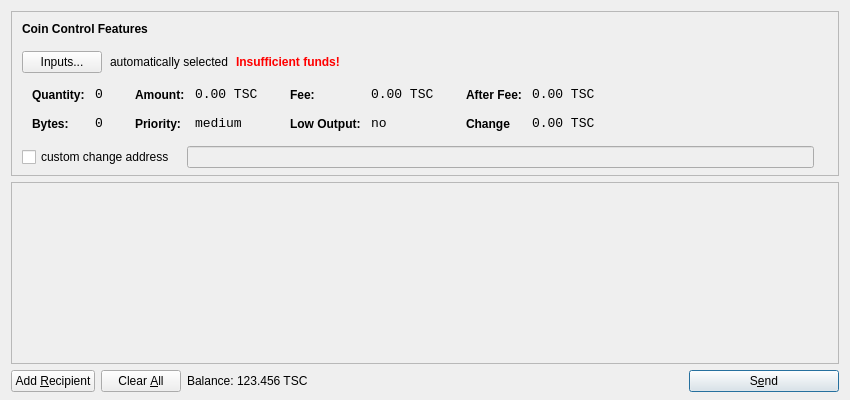
<?xml version="1.0" encoding="UTF-8"?>
<ui version="4.0">
 <class>SendCoinsDialog</class>
 <widget class="QDialog" name="SendCoinsDialog">
  <property name="geometry">
   <rect>
    <x>0</x>
    <y>0</y>
    <width>850</width>
    <height>400</height>
   </rect>
  </property>
  <property name="windowTitle">
   <string>Send Coins</string>
  </property>
  <layout class="QVBoxLayout" name="verticalLayout" stretch="0,1,0">
   <property name="bottomMargin">
    <number>8</number>
   </property>
   <item>
    <widget class="QFrame" name="frameCoinControl">
     <property name="sizePolicy">
      <sizepolicy hsizetype="Expanding" vsizetype="Expanding">
       <horstretch>0</horstretch>
       <verstretch>0</verstretch>
      </sizepolicy>
     </property>
     <property name="maximumSize">
      <size>
       <width>16777215</width>
       <height>16777215</height>
      </size>
     </property>
     <property name="frameShape">
      <enum>QFrame::StyledPanel</enum>
     </property>
     <property name="frameShadow">
      <enum>QFrame::Sunken</enum>
     </property>
     <layout class="QVBoxLayout" name="verticalLayoutCoinControl2">
      <property name="spacing">
       <number>-1</number>
      </property>
      <property name="leftMargin">
       <number>0</number>
      </property>
      <property name="topMargin">
       <number>0</number>
      </property>
      <property name="rightMargin">
       <number>0</number>
      </property>
      <property name="bottomMargin">
       <number>6</number>
      </property>
      <item>
       <layout class="QVBoxLayout" name="verticalLayoutCoinControl" stretch="0,0,0,0,1">
        <property name="spacing">
         <number>0</number>
        </property>
        <property name="leftMargin">
         <number>10</number>
        </property>
        <property name="topMargin">
         <number>10</number>
        </property>
        <item>
         <layout class="QHBoxLayout" name="horizontalLayoutCoinControl1">
          <property name="bottomMargin">
           <number>15</number>
          </property>
          <item>
           <widget class="QLabel" name="labelCoinControlFeatures">
            <property name="sizePolicy">
             <sizepolicy hsizetype="Preferred" vsizetype="Maximum">
              <horstretch>0</horstretch>
              <verstretch>0</verstretch>
             </sizepolicy>
            </property>
            <property name="font">
             <font>
              <weight>75</weight>
              <bold>true</bold>
             </font>
            </property>
            <property name="styleSheet">
             <string notr="true">font-weight:bold;</string>
            </property>
            <property name="text">
             <string>Coin Control Features</string>
            </property>
           </widget>
          </item>
         </layout>
        </item>
        <item>
         <layout class="QHBoxLayout" name="horizontalLayoutCoinControl2" stretch="0,0,0,0">
          <property name="spacing">
           <number>8</number>
          </property>
          <property name="bottomMargin">
           <number>10</number>
          </property>
          <item>
           <widget class="QPushButton" name="pushButtonCoinControl">
            <property name="styleSheet">
             <string notr="true"/>
            </property>
            <property name="text">
             <string>Inputs...</string>
            </property>
           </widget>
          </item>
          <item>
           <widget class="QLabel" name="labelCoinControlAutomaticallySelected">
            <property name="text">
             <string>automatically selected</string>
            </property>
            <property name="margin">
             <number>5</number>
            </property>
           </widget>
          </item>
          <item>
           <widget class="QLabel" name="labelCoinControlInsuffFunds">
            <property name="font">
             <font>
              <weight>75</weight>
              <bold>true</bold>
             </font>
            </property>
            <property name="styleSheet">
             <string notr="true">color:red;font-weight:bold;</string>
            </property>
            <property name="text">
             <string>Insufficient funds!</string>
            </property>
            <property name="margin">
             <number>5</number>
            </property>
           </widget>
          </item>
          <item>
           <spacer name="horizontalSpacerCoinControl">
            <property name="orientation">
             <enum>Qt::Horizontal</enum>
            </property>
            <property name="sizeHint" stdset="0">
             <size>
              <width>40</width>
              <height>1</height>
             </size>
            </property>
           </spacer>
          </item>
         </layout>
        </item>
        <item>
         <widget class="QWidget" name="widgetCoinControl" native="true">
          <property name="sizePolicy">
           <sizepolicy hsizetype="Preferred" vsizetype="Preferred">
            <horstretch>0</horstretch>
            <verstretch>0</verstretch>
           </sizepolicy>
          </property>
          <property name="minimumSize">
           <size>
            <width>0</width>
            <height>0</height>
           </size>
          </property>
          <property name="styleSheet">
           <string notr="true"/>
          </property>
          <layout class="QHBoxLayout" name="horizontalLayoutCoinControl5">
           <property name="margin">
            <number>0</number>
           </property>
           <item>
            <layout class="QHBoxLayout" name="horizontalLayoutCoinControl3" stretch="0,0,0,1">
             <property name="spacing">
              <number>20</number>
             </property>
             <property name="topMargin">
              <number>0</number>
             </property>
             <property name="bottomMargin">
              <number>10</number>
             </property>
             <item>
              <layout class="QFormLayout" name="formLayoutCoinControl1">
               <property name="horizontalSpacing">
                <number>10</number>
               </property>
               <property name="verticalSpacing">
                <number>14</number>
               </property>
               <property name="leftMargin">
                <number>10</number>
               </property>
               <property name="topMargin">
                <number>4</number>
               </property>
               <property name="rightMargin">
                <number>6</number>
               </property>
               <item row="0" column="0">
                <widget class="QLabel" name="labelCoinControlQuantityText">
                 <property name="styleSheet">
                  <string notr="true">font-weight:bold;</string>
                 </property>
                 <property name="text">
                  <string>Quantity:</string>
                 </property>
                 <property name="margin">
                  <number>0</number>
                 </property>
                </widget>
               </item>
               <item row="0" column="1">
                <widget class="QLabel" name="labelCoinControlQuantity">
                 <property name="font">
                  <font>
                   <family>Monospace</family>
                   <pointsize>10</pointsize>
                  </font>
                 </property>
                 <property name="cursor">
                  <cursorShape>IBeamCursor</cursorShape>
                 </property>
                 <property name="contextMenuPolicy">
                  <enum>Qt::ActionsContextMenu</enum>
                 </property>
                 <property name="text">
                  <string>0</string>
                 </property>
                 <property name="margin">
                  <number>0</number>
                 </property>
                 <property name="textInteractionFlags">
                  <set>Qt::LinksAccessibleByMouse|Qt::TextSelectableByKeyboard|Qt::TextSelectableByMouse</set>
                 </property>
                </widget>
               </item>
               <item row="1" column="0">
                <widget class="QLabel" name="labelCoinControlBytesText">
                 <property name="styleSheet">
                  <string notr="true">font-weight:bold;</string>
                 </property>
                 <property name="text">
                  <string>Bytes:</string>
                 </property>
                </widget>
               </item>
               <item row="1" column="1">
                <widget class="QLabel" name="labelCoinControlBytes">
                 <property name="font">
                  <font>
                   <family>Monospace</family>
                   <pointsize>10</pointsize>
                  </font>
                 </property>
                 <property name="cursor">
                  <cursorShape>IBeamCursor</cursorShape>
                 </property>
                 <property name="contextMenuPolicy">
                  <enum>Qt::ActionsContextMenu</enum>
                 </property>
                 <property name="text">
                  <string>0</string>
                 </property>
                 <property name="textInteractionFlags">
                  <set>Qt::LinksAccessibleByMouse|Qt::TextSelectableByKeyboard|Qt::TextSelectableByMouse</set>
                 </property>
                </widget>
               </item>
              </layout>
             </item>
             <item>
              <layout class="QFormLayout" name="formLayoutCoinControl2">
               <property name="horizontalSpacing">
                <number>10</number>
               </property>
               <property name="verticalSpacing">
                <number>14</number>
               </property>
               <property name="leftMargin">
                <number>6</number>
               </property>
               <property name="topMargin">
                <number>4</number>
               </property>
               <property name="rightMargin">
                <number>6</number>
               </property>
               <item row="0" column="0">
                <widget class="QLabel" name="labelCoinControlAmountText">
                 <property name="styleSheet">
                  <string notr="true">font-weight:bold;</string>
                 </property>
                 <property name="text">
                  <string>Amount:</string>
                 </property>
                 <property name="margin">
                  <number>0</number>
                 </property>
                </widget>
               </item>
               <item row="0" column="1">
                <widget class="QLabel" name="labelCoinControlAmount">
                 <property name="font">
                  <font>
                   <family>Monospace</family>
                   <pointsize>10</pointsize>
                  </font>
                 </property>
                 <property name="cursor">
                  <cursorShape>IBeamCursor</cursorShape>
                 </property>
                 <property name="contextMenuPolicy">
                  <enum>Qt::ActionsContextMenu</enum>
                 </property>
                 <property name="text">
                  <string>0.00 TSC</string>
                 </property>
                 <property name="textInteractionFlags">
                  <set>Qt::LinksAccessibleByMouse|Qt::TextSelectableByKeyboard|Qt::TextSelectableByMouse</set>
                 </property>
                </widget>
               </item>
               <item row="1" column="0">
                <widget class="QLabel" name="labelCoinControlPriorityText">
                 <property name="styleSheet">
                  <string notr="true">font-weight:bold;</string>
                 </property>
                 <property name="text">
                  <string>Priority:</string>
                 </property>
                </widget>
               </item>
               <item row="1" column="1">
                <widget class="QLabel" name="labelCoinControlPriority">
                 <property name="font">
                  <font>
                   <family>Monospace</family>
                   <pointsize>10</pointsize>
                  </font>
                 </property>
                 <property name="cursor">
                  <cursorShape>IBeamCursor</cursorShape>
                 </property>
                 <property name="contextMenuPolicy">
                  <enum>Qt::ActionsContextMenu</enum>
                 </property>
                 <property name="text">
                  <string>medium</string>
                 </property>
                 <property name="textInteractionFlags">
                  <set>Qt::LinksAccessibleByMouse|Qt::TextSelectableByKeyboard|Qt::TextSelectableByMouse</set>
                 </property>
                </widget>
               </item>
              </layout>
             </item>
             <item>
              <layout class="QFormLayout" name="formLayoutCoinControl3">
               <property name="horizontalSpacing">
                <number>10</number>
               </property>
               <property name="verticalSpacing">
                <number>14</number>
               </property>
               <property name="leftMargin">
                <number>6</number>
               </property>
               <property name="topMargin">
                <number>4</number>
               </property>
               <property name="rightMargin">
                <number>6</number>
               </property>
               <item row="0" column="0">
                <widget class="QLabel" name="labelCoinControlFeeText">
                 <property name="styleSheet">
                  <string notr="true">font-weight:bold;</string>
                 </property>
                 <property name="text">
                  <string>Fee:</string>
                 </property>
                 <property name="margin">
                  <number>0</number>
                 </property>
                </widget>
               </item>
               <item row="0" column="1">
                <widget class="QLabel" name="labelCoinControlFee">
                 <property name="font">
                  <font>
                   <family>Monospace</family>
                   <pointsize>10</pointsize>
                  </font>
                 </property>
                 <property name="cursor">
                  <cursorShape>IBeamCursor</cursorShape>
                 </property>
                 <property name="contextMenuPolicy">
                  <enum>Qt::ActionsContextMenu</enum>
                 </property>
                 <property name="text">
                  <string>0.00 TSC</string>
                 </property>
                 <property name="textInteractionFlags">
                  <set>Qt::LinksAccessibleByMouse|Qt::TextSelectableByKeyboard|Qt::TextSelectableByMouse</set>
                 </property>
                </widget>
               </item>
               <item row="1" column="0">
                <widget class="QLabel" name="labelCoinControlLowOutputText">
                 <property name="styleSheet">
                  <string notr="true">font-weight:bold;</string>
                 </property>
                 <property name="text">
                  <string>Low Output:</string>
                 </property>
                </widget>
               </item>
               <item row="1" column="1">
                <widget class="QLabel" name="labelCoinControlLowOutput">
                 <property name="font">
                  <font>
                   <family>Monospace</family>
                   <pointsize>10</pointsize>
                  </font>
                 </property>
                 <property name="cursor">
                  <cursorShape>IBeamCursor</cursorShape>
                 </property>
                 <property name="contextMenuPolicy">
                  <enum>Qt::ActionsContextMenu</enum>
                 </property>
                 <property name="text">
                  <string>no</string>
                 </property>
                 <property name="textInteractionFlags">
                  <set>Qt::LinksAccessibleByMouse|Qt::TextSelectableByKeyboard|Qt::TextSelectableByMouse</set>
                 </property>
                </widget>
               </item>
              </layout>
             </item>
             <item>
              <layout class="QFormLayout" name="formLayoutCoinControl4">
               <property name="horizontalSpacing">
                <number>10</number>
               </property>
               <property name="verticalSpacing">
                <number>14</number>
               </property>
               <property name="leftMargin">
                <number>6</number>
               </property>
               <property name="topMargin">
                <number>4</number>
               </property>
               <property name="rightMargin">
                <number>6</number>
               </property>
               <item row="0" column="0">
                <widget class="QLabel" name="labelCoinControlAfterFeeText">
                 <property name="styleSheet">
                  <string notr="true">font-weight:bold;</string>
                 </property>
                 <property name="text">
                  <string>After Fee:</string>
                 </property>
                 <property name="margin">
                  <number>0</number>
                 </property>
                </widget>
               </item>
               <item row="0" column="1">
                <widget class="QLabel" name="labelCoinControlAfterFee">
                 <property name="font">
                  <font>
                   <family>Monospace</family>
                   <pointsize>10</pointsize>
                  </font>
                 </property>
                 <property name="cursor">
                  <cursorShape>IBeamCursor</cursorShape>
                 </property>
                 <property name="contextMenuPolicy">
                  <enum>Qt::ActionsContextMenu</enum>
                 </property>
                 <property name="text">
                  <string>0.00 TSC</string>
                 </property>
                 <property name="textInteractionFlags">
                  <set>Qt::LinksAccessibleByMouse|Qt::TextSelectableByKeyboard|Qt::TextSelectableByMouse</set>
                 </property>
                </widget>
               </item>
               <item row="1" column="0">
                <widget class="QLabel" name="labelCoinControlChangeText">
                 <property name="styleSheet">
                  <string notr="true">font-weight:bold;</string>
                 </property>
                 <property name="text">
                  <string>Change</string>
                 </property>
                </widget>
               </item>
               <item row="1" column="1">
                <widget class="QLabel" name="labelCoinControlChange">
                 <property name="font">
                  <font>
                   <family>Monospace</family>
                   <pointsize>10</pointsize>
                  </font>
                 </property>
                 <property name="cursor">
                  <cursorShape>IBeamCursor</cursorShape>
                 </property>
                 <property name="contextMenuPolicy">
                  <enum>Qt::ActionsContextMenu</enum>
                 </property>
                 <property name="text">
                  <string>0.00 TSC</string>
                 </property>
                 <property name="textInteractionFlags">
                  <set>Qt::LinksAccessibleByMouse|Qt::TextSelectableByKeyboard|Qt::TextSelectableByMouse</set>
                 </property>
                </widget>
               </item>
              </layout>
             </item>
            </layout>
           </item>
          </layout>
         </widget>
        </item>
        <item>
         <layout class="QHBoxLayout" name="horizontalLayoutCoinControl4" stretch="0,0,0">
          <property name="spacing">
           <number>12</number>
          </property>
          <property name="sizeConstraint">
           <enum>QLayout::SetDefaultConstraint</enum>
          </property>
          <property name="topMargin">
           <number>5</number>
          </property>
          <property name="rightMargin">
           <number>5</number>
          </property>
          <item>
           <widget class="QCheckBox" name="checkBoxCoinControlChange">
            <property name="text">
             <string>custom change address</string>
            </property>
           </widget>
          </item>
          <item>
           <widget class="QLineEdit" name="lineEditCoinControlChange">
            <property name="enabled">
             <bool>false</bool>
            </property>
            <property name="sizePolicy">
             <sizepolicy hsizetype="Expanding" vsizetype="Fixed">
              <horstretch>0</horstretch>
              <verstretch>0</verstretch>
             </sizepolicy>
            </property>
           </widget>
          </item>
          <item>
           <widget class="QLabel" name="labelCoinControlChangeLabel">
            <property name="sizePolicy">
             <sizepolicy hsizetype="Preferred" vsizetype="Expanding">
              <horstretch>0</horstretch>
              <verstretch>0</verstretch>
             </sizepolicy>
            </property>
            <property name="minimumSize">
             <size>
              <width>0</width>
              <height>0</height>
             </size>
            </property>
            <property name="text">
             <string/>
            </property>
            <property name="margin">
             <number>3</number>
            </property>
           </widget>
          </item>
         </layout>
        </item>
        <item>
         <spacer name="verticalSpacerCoinControl">
          <property name="orientation">
           <enum>Qt::Vertical</enum>
          </property>
          <property name="sizeHint" stdset="0">
           <size>
            <width>800</width>
            <height>1</height>
           </size>
          </property>
         </spacer>
        </item>
       </layout>
      </item>
     </layout>
    </widget>
   </item>
   <item>
    <widget class="QScrollArea" name="scrollArea">
     <property name="widgetResizable">
      <bool>true</bool>
     </property>
     <widget class="QWidget" name="scrollAreaWidgetContents">
      <property name="geometry">
       <rect>
        <x>0</x>
        <y>0</y>
        <width>830</width>
        <height>165</height>
       </rect>
      </property>
      <layout class="QVBoxLayout" name="verticalLayout_2">
       <property name="margin">
        <number>0</number>
       </property>
       <item>
        <layout class="QVBoxLayout" name="entries">
         <property name="spacing">
          <number>6</number>
         </property>
        </layout>
       </item>
       <item>
        <spacer name="verticalSpacer">
         <property name="orientation">
          <enum>Qt::Vertical</enum>
         </property>
         <property name="sizeHint" stdset="0">
          <size>
           <width>20</width>
           <height>40</height>
          </size>
         </property>
        </spacer>
       </item>
      </layout>
     </widget>
    </widget>
   </item>
   <item>
    <layout class="QHBoxLayout" name="horizontalLayout">
     <item>
      <widget class="QPushButton" name="addButton">
       <property name="toolTip">
        <string>Send to multiple recipients at once</string>
       </property>
       <property name="text">
        <string>Add &amp;Recipient</string>
       </property>
       <property name="icon">
        <iconset resource="../bitcoin.qrc">
         <normaloff>:/icons/add</normaloff>:/icons/add</iconset>
       </property>
       <property name="autoDefault">
        <bool>false</bool>
       </property>
      </widget>
     </item>
     <item>
      <widget class="QPushButton" name="clearButton">
       <property name="sizePolicy">
        <sizepolicy hsizetype="Minimum" vsizetype="Fixed">
         <horstretch>0</horstretch>
         <verstretch>0</verstretch>
        </sizepolicy>
       </property>
       <property name="toolTip">
        <string>Remove all transaction fields</string>
       </property>
       <property name="text">
        <string>Clear &amp;All</string>
       </property>
       <property name="icon">
        <iconset resource="../bitcoin.qrc">
         <normaloff>:/icons/remove</normaloff>:/icons/remove</iconset>
       </property>
       <property name="autoRepeatDelay">
        <number>300</number>
       </property>
       <property name="autoDefault">
        <bool>false</bool>
       </property>
      </widget>
     </item>
     <item>
      <layout class="QHBoxLayout" name="horizontalLayout_2">
       <property name="spacing">
        <number>3</number>
       </property>
       <item>
        <widget class="QLabel" name="label">
         <property name="sizePolicy">
          <sizepolicy hsizetype="Preferred" vsizetype="Fixed">
           <horstretch>0</horstretch>
           <verstretch>0</verstretch>
          </sizepolicy>
         </property>
         <property name="text">
          <string>Balance:</string>
         </property>
        </widget>
       </item>
       <item>
        <widget class="QLabel" name="labelBalance">
         <property name="sizePolicy">
          <sizepolicy hsizetype="Preferred" vsizetype="Fixed">
           <horstretch>0</horstretch>
           <verstretch>0</verstretch>
          </sizepolicy>
         </property>
         <property name="cursor">
          <cursorShape>IBeamCursor</cursorShape>
         </property>
         <property name="text">
          <string>123.456 TSC</string>
         </property>
         <property name="textInteractionFlags">
          <set>Qt::LinksAccessibleByMouse|Qt::TextSelectableByKeyboard|Qt::TextSelectableByMouse</set>
         </property>
        </widget>
       </item>
      </layout>
     </item>
     <item>
      <spacer name="horizontalSpacer">
       <property name="orientation">
        <enum>Qt::Horizontal</enum>
       </property>
       <property name="sizeHint" stdset="0">
        <size>
         <width>40</width>
         <height>20</height>
        </size>
       </property>
      </spacer>
     </item>
     <item>
      <widget class="QPushButton" name="sendButton">
       <property name="minimumSize">
        <size>
         <width>150</width>
         <height>0</height>
        </size>
       </property>
       <property name="toolTip">
        <string>Confirm the send action</string>
       </property>
       <property name="text">
        <string>S&amp;end</string>
       </property>
       <property name="icon">
        <iconset resource="../bitcoin.qrc">
         <normaloff>:/icons/send</normaloff>:/icons/send</iconset>
       </property>
       <property name="default">
        <bool>true</bool>
       </property>
      </widget>
     </item>
    </layout>
   </item>
  </layout>
 </widget>
 <resources>
  <include location="../bitcoin.qrc"/>
 </resources>
 <connections/>
</ui>
